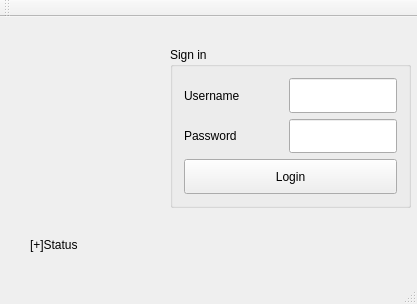
<?xml version="1.0" encoding="UTF-8"?>
<ui version="4.0">
 <class>MainWindow</class>
 <widget class="QMainWindow" name="MainWindow">
  <property name="geometry">
   <rect>
    <x>0</x>
    <y>0</y>
    <width>417</width>
    <height>304</height>
   </rect>
  </property>
  <property name="windowTitle">
   <string>MainWindow</string>
  </property>
  <widget class="QWidget" name="centralWidget">
   <widget class="QGroupBox" name="groupBox">
    <property name="geometry">
     <rect>
      <x>170</x>
      <y>30</y>
      <width>241</width>
      <height>161</height>
     </rect>
    </property>
    <property name="title">
     <string>Sign in</string>
    </property>
    <layout class="QVBoxLayout" name="verticalLayout">
     <item>
      <layout class="QHBoxLayout" name="horizontalLayout">
       <item>
        <widget class="QLabel" name="label">
         <property name="text">
          <string>Username</string>
         </property>
        </widget>
       </item>
       <item>
        <widget class="QLineEdit" name="lineEdit">
         <property name="sizePolicy">
          <sizepolicy hsizetype="Preferred" vsizetype="Preferred">
           <horstretch>0</horstretch>
           <verstretch>0</verstretch>
          </sizepolicy>
         </property>
        </widget>
       </item>
      </layout>
     </item>
     <item>
      <layout class="QHBoxLayout" name="horizontalLayout_2">
       <item>
        <widget class="QLabel" name="label_2">
         <property name="text">
          <string>Password</string>
         </property>
        </widget>
       </item>
       <item>
        <widget class="QLineEdit" name="lineEdit_2">
         <property name="sizePolicy">
          <sizepolicy hsizetype="Preferred" vsizetype="Preferred">
           <horstretch>0</horstretch>
           <verstretch>0</verstretch>
          </sizepolicy>
         </property>
         <property name="echoMode">
          <enum>QLineEdit::Password</enum>
         </property>
        </widget>
       </item>
      </layout>
     </item>
     <item>
      <widget class="QPushButton" name="pushButton">
       <property name="sizePolicy">
        <sizepolicy hsizetype="Preferred" vsizetype="Preferred">
         <horstretch>0</horstretch>
         <verstretch>0</verstretch>
        </sizepolicy>
       </property>
       <property name="text">
        <string>Login</string>
       </property>
      </widget>
     </item>
    </layout>
   </widget>
   <widget class="QLabel" name="label_7">
    <property name="geometry">
     <rect>
      <x>10</x>
      <y>40</y>
      <width>161</width>
      <height>151</height>
     </rect>
    </property>
    <property name="text">
     <string/>
    </property>
    <property name="pixmap">
     <pixmap>../../../../Downloads/logo_transparent.png</pixmap>
    </property>
   </widget>
   <widget class="QLabel" name="label_3">
    <property name="geometry">
     <rect>
      <x>30</x>
      <y>220</y>
      <width>131</width>
      <height>16</height>
     </rect>
    </property>
    <property name="text">
     <string>[+]Status</string>
    </property>
   </widget>
  </widget>
  <widget class="QMenuBar" name="menuBar">
   <property name="geometry">
    <rect>
     <x>0</x>
     <y>0</y>
     <width>417</width>
     <height>26</height>
    </rect>
   </property>
  </widget>
  <widget class="QToolBar" name="mainToolBar">
   <attribute name="toolBarArea">
    <enum>TopToolBarArea</enum>
   </attribute>
   <attribute name="toolBarBreak">
    <bool>false</bool>
   </attribute>
  </widget>
  <widget class="QStatusBar" name="statusBar"/>
 </widget>
 <layoutdefault spacing="6" margin="11"/>
 <resources/>
 <connections/>
</ui>
